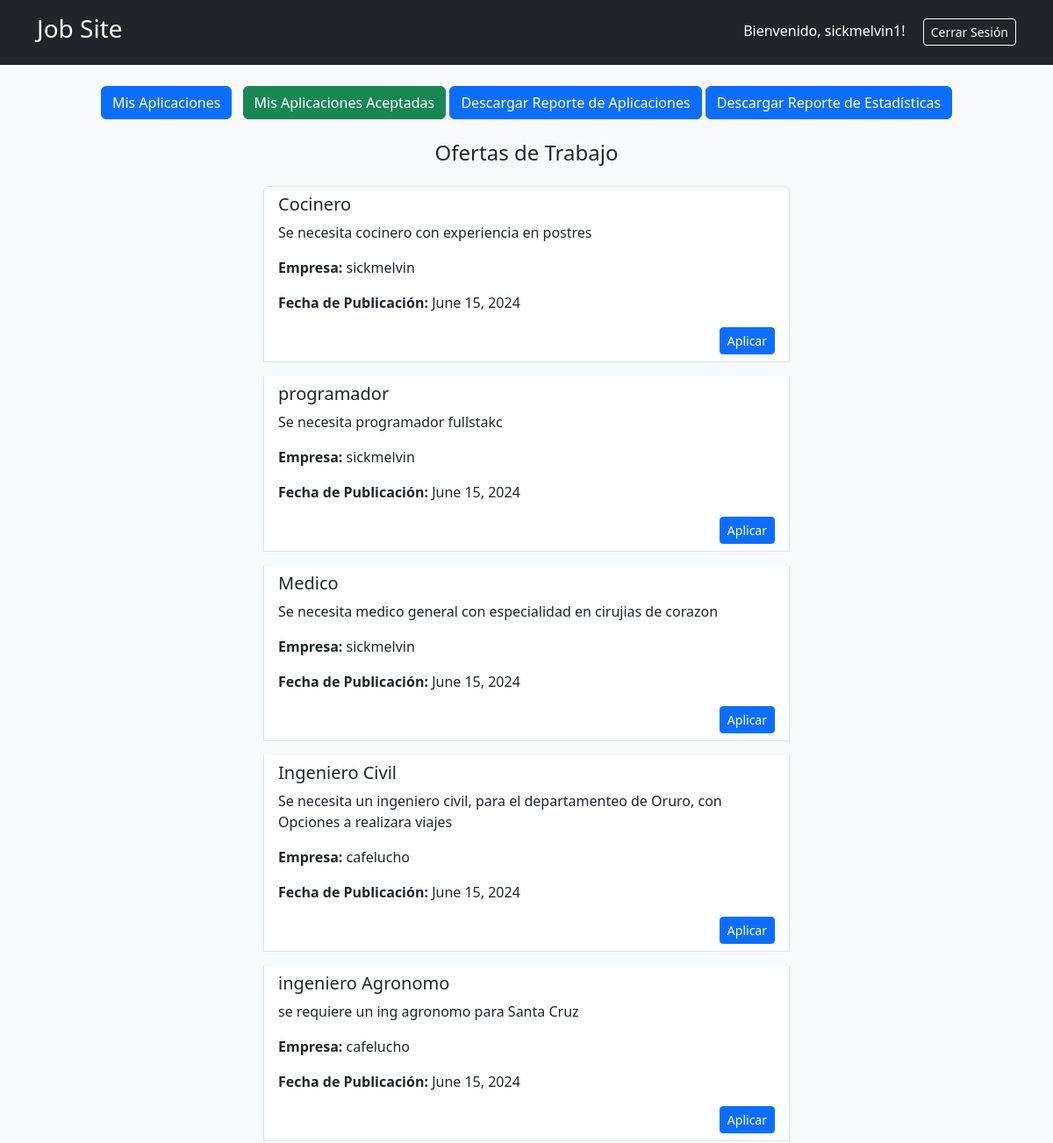
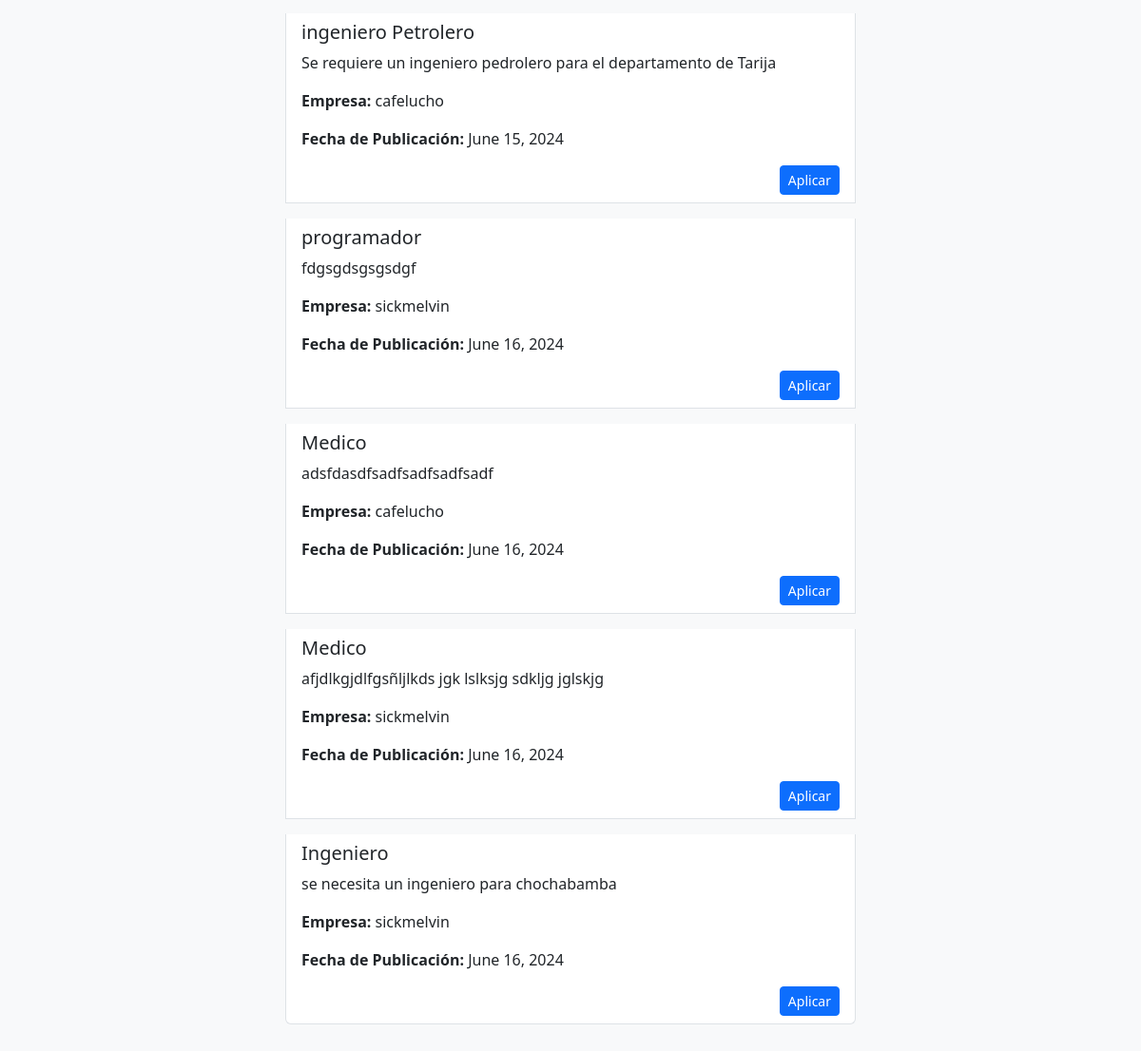
The app's page / (signed in) with its own data (2 pictures, top to bottom).
### jobs/models.py (models this page shows)
class CustomUser(AbstractUser):
    is_empresa = models.BooleanField(default=False)
    is_postulante = models.BooleanField(default=False)
    groups = models.ManyToManyField(
        Group,
        related_name='customuser_set',  # Cambiar related_name
        blank=True,
        help_text=('The groups this user belongs to. A user will get all permissions '
                   'granted to each of their groups.'),
        related_query_name='customuser'
    )
    user_permissions = models.ManyToManyField(
        Permission,
        related_name='customuser_set',  # Cambiar related_name
        blank=True,
        help_text='Specific permissions for this user.',
        related_query_name='customuser'
    )

class Oferta(models.Model):
    empresa = models.ForeignKey(Empresa, on_delete=models.CASCADE)
    titulo = models.CharField(max_length=255)
    descripcion = models.TextField()
    fecha_publicacion = models.DateField(auto_now_add=True)
    postulantes = models.ManyToManyField(Postulante, blank=True, related_name='ofertas')

class Empresa(models.Model):
    user = models.OneToOneField(CustomUser, on_delete=models.CASCADE)
    nombre = models.CharField(max_length=255)
    direccion = models.CharField(max_length=255)

### jobs/views.py (the view)
# urls.py: path('', index, name='index'),
@never_cache
@login_required
def index(request):
    if request.user.is_empresa:
        empresa = Empresa.objects.get(user=request.user)
        ofertas = Oferta.objects.filter(empresa=empresa)
    else:
        ofertas = Oferta.objects.all()
    return render(request, 'index.html', {'ofertas': ofertas})

### jobs/templates/index.html (shortened to what this page needs)
<!DOCTYPE html>
<html lang="es">
<head>
    <link href="https://cdn.jsdelivr.net/npm/bootstrap@5.3.3/dist/css/bootstrap.min.css" rel="stylesheet">
</head>
<body class="bg-light">
    <header class="bg-dark text-white py-3">
        <div class="container">
            <div class="d-flex justify-content-between align-items-center">
                <h1 class="h3">Job Site</h1>
                <nav>
                    {% if user.is_authenticated %}
                        <span class="me-3">Bienvenido, {{ user.username }}!</span>
                        <a href="{% url 'logout' %}" class="btn btn-outline-light btn-sm">Cerrar Sesión</a>
                    {% endif %}
                </nav>
            </div>
        </div>
    </header>
    <main class="container my-4">
        <div class="text-center mb-4">
            {% if user.is_postulante %}
                <a href="{% url 'list-applications' %}" class="btn btn-primary me-2">Mis Aplicaciones</a>
                <a href="{% url 'view-accepted-applications' %}" class="btn btn-success">Mis Aplicaciones Aceptadas</a>
                <a href="{% url 'reporte_aplicaciones' %}" class="btn btn-primary">Descargar Reporte de Aplicaciones</a>
                <a href="{% url 'reporte_estadisticas' %}" class="btn btn-primary">Descargar Reporte de Estadísticas</a>
            {% endif %}
        </div>
        <h2 class="h4 text-center mb-4">Ofertas de Trabajo</h2>
        <div class="d-flex flex-column align-items-center">
            <ul class="list-group w-100" style="max-width: 600px;">
                {% for oferta in ofertas %}
                <li class="list-group-item mb-3">
                    <h3 class="h5">{{ oferta.titulo }}</h3>
                    <p>{{ oferta.descripcion }}</p>
                    <p><strong>Empresa:</strong> {{ oferta.empresa.user.username }}</p>
                    <p><strong>Fecha de Publicación:</strong> {{ oferta.fecha_publicacion }}</p>
                    <div class="d-flex justify-content-between">
                        {% if user.is_authenticated and user.is_postulante %}
                            <a href="{% url 'apply-for-offer' oferta.id %}" class="btn btn-primary btn-sm ms-auto">Aplicar</a>
                        {% endif %}
                    </div>
                </li>
                {% empty %}
                <li class="list-group-item text-center">No hay ofertas disponibles.</li>
                {% endfor %}
            </ul>
        </div>
    </main>
</body>
</html>

### records on screen
CustomUser: username "sickmelvin1"
Oferta: titulo "Cocinero", descripcion "Se necesita cocinero con experiencia en postres", empresa.user.username "sickmelvin", fecha_publicacion "June 15, 2024"
Oferta: titulo "programador", descripcion "Se necesita programador fullstakc", empresa.user.username "sickmelvin", fecha_publicacion "June 15, 2024"
Oferta: titulo "Medico", descripcion "Se necesita medico general con especialidad en cirujias de corazon", empresa.user.username "sickmelvin", fecha_publicacion "June 15, 2024"
Oferta: titulo "Ingeniero Civil", descripcion "Se necesita un ingeniero civil, para el departamenteo de Oruro, con Opciones a realizara viajes", empresa.user.username "cafelucho", fecha_publicacion "June 15, 2024"
Oferta: titulo "ingeniero Agronomo", descripcion "se requiere un ing agronomo para Santa Cruz", empresa.user.username "cafelucho", fecha_publicacion "June 15, 2024"
Oferta: titulo "ingeniero Petrolero", descripcion "Se requiere un ingeniero pedrolero para el departamento de Tarija", empresa.user.username "cafelucho", fecha_publicacion "June 15, 2024"
Oferta: titulo "programador", descripcion "fdgsgdsgsgsdgf", empresa.user.username "sickmelvin", fecha_publicacion "June 16, 2024"
Oferta: titulo "Medico", descripcion "adsfdasdfsadfsadfsadfsadf", empresa.user.username "cafelucho", fecha_publicacion "June 16, 2024"
Oferta: titulo "Medico", descripcion "afjdlkgjdlfgsñljlkds jgk lslksjg sdkljg jglskjg", empresa.user.username "sickmelvin", fecha_publicacion "June 16, 2024"
Oferta: titulo "Ingeniero", descripcion "se necesita un ingeniero para chochabamba", empresa.user.username "sickmelvin", fecha_publicacion "June 16, 2024"
